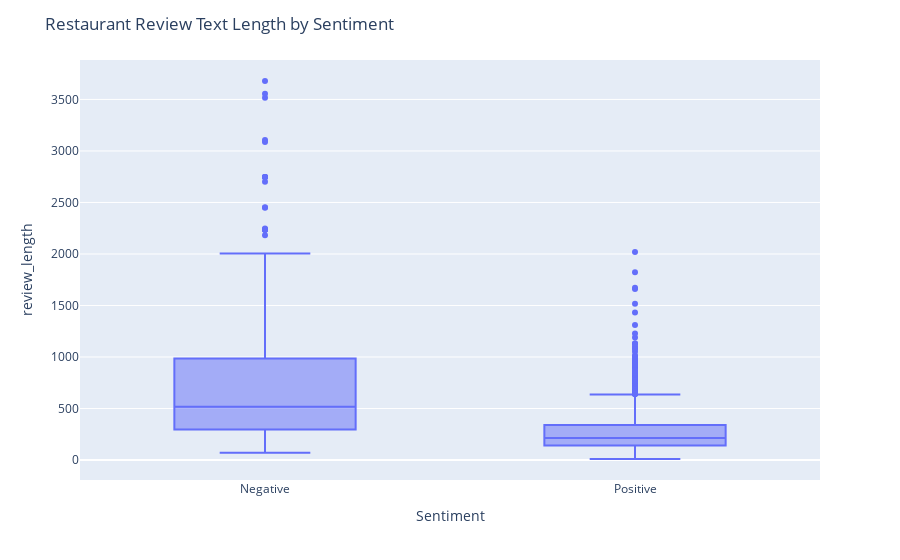

This figure's notebook cell:
### Markdown cell above
### Review Metadata

### Code cell
#Number of characters

df['review_length'] = df['Review'].str.len()

fig = px.box(df,
             x='Sentiment',
             y='review_length')

fig.update_layout(title='Restaurant Review Text Length by Sentiment')

fig.show()

### Figure 1 — Plotly figure (JSON) as saved in the notebook; plotly's stock layout.template omitted (floating-point values rounded to 4 significant figures; data arrays with more than 128 entries replaced by an {"elided": "..."} marker saying what was removed)
{"data": [{"alignmentgroup": "True", "hovertemplate": "Sentiment=%{x}<br>review_length=%{y}<extra></extra>", "legendgroup": "", "marker": {"color": "#636efa"}, "name": "", "notched": false, "offsetgroup": "", "orientation": "v", "showlegend": false, "type": "box", "x": {"elided": "1502 str values"}, "x0": " ", "xaxis": "x", "y": {"elided": "1502 int values"}, "y0": " ", "yaxis": "y"}], "layout": {"autosize": true, "boxmode": "group", "legend": {"tracegroupgap": 0}, "margin": {"t": 60}, "title": {"text": "Restaurant Review Text Length by Sentiment"}, "xaxis": {"anchor": "y", "autorange": true, "domain": [0, 1], "range": [-0.5, 1.5], "title": {"text": "Sentiment"}, "type": "category"}, "yaxis": {"anchor": "x", "autorange": true, "domain": [0, 1], "range": [-193.8, 3883.0], "title": {"text": "review_length"}, "type": "linear"}}}
